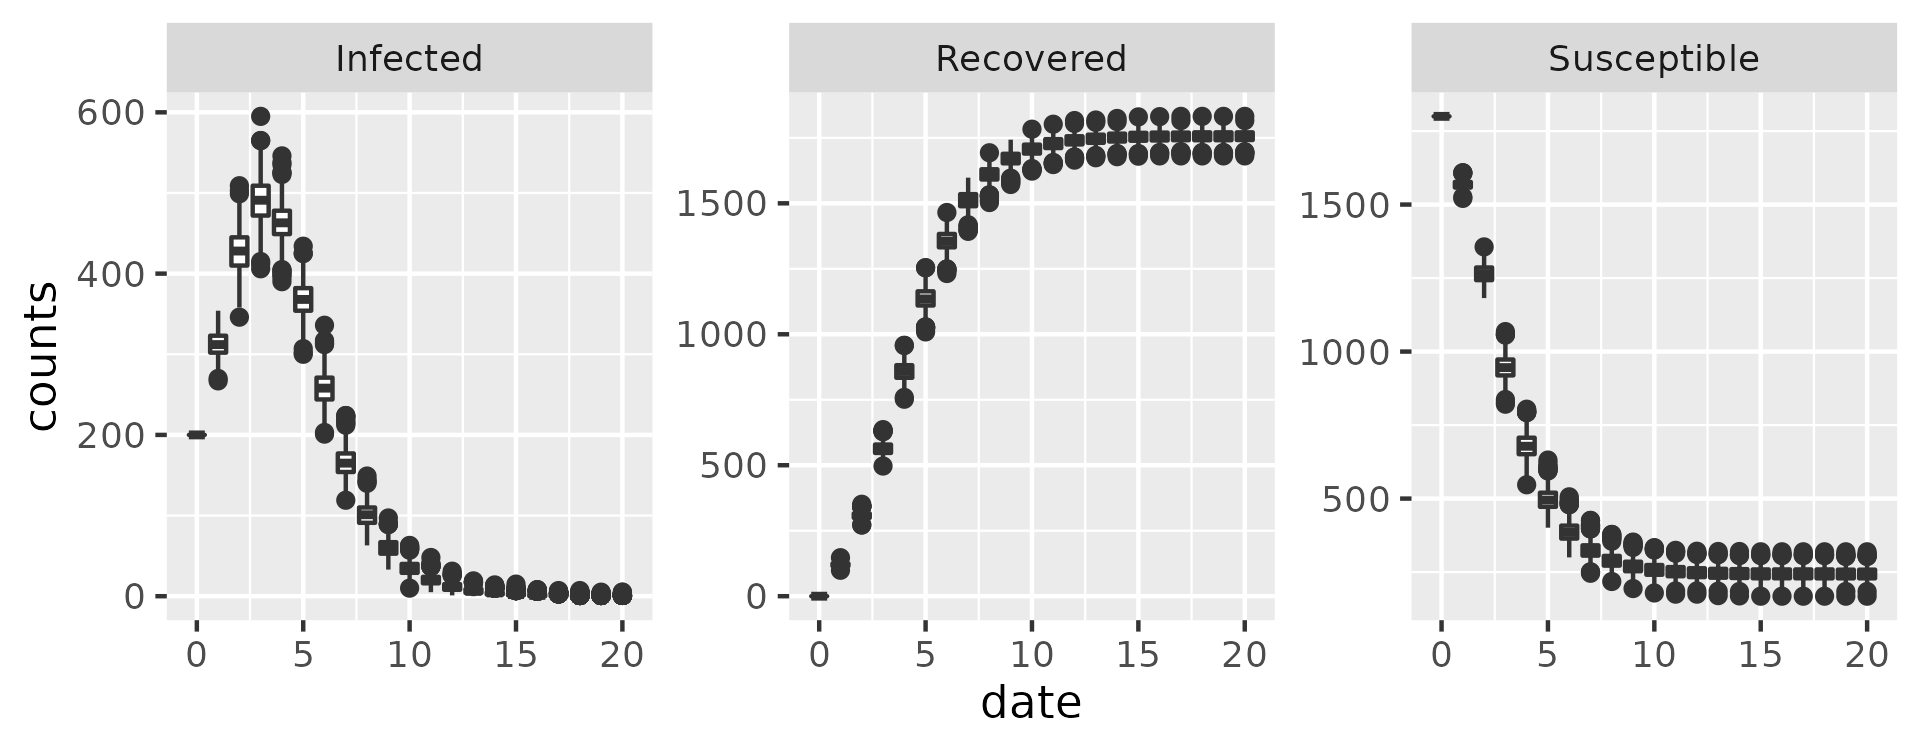

This figure's R source:
library(keras)
source("calibration/dataprep.R")

# https://tensorflow.rstudio.com/tutorials/keras/save_and_load.html
saved_model <- load_model_hdf5("sir-keras")

truth <- c(.1, 2, .7, .6)

# Simulating a SIR model
abm <- ModelSIRCONN(
  "mycon",
  prevalence        = truth[1],
  contact_rate      = truth[2],
  prob_transmission = truth[3],
  prob_recovery     = truth[4],
  n                 = 2000
)

set.seed(100)
run(abm, 50)

dat_prep <- prepare_data(abm)

a <- array(dim = c(1, dim(dat_prep)))
a[1,,] <- dat_prep
abm_hist_feat <- a

abm_hist_feat <- array_reshape(
  abm_hist_feat,
  dim = c(1, dim(dat_prep))
  )

obspars <- predict(saved_model, x = abm_hist_feat)
obspars[2] <- qlogis(obspars[2])

res <- data.table(
  Parameter = c("Init. state", "Contact Rate", "P(transmit)", "P(recover)"),
  Predicted = round(obspars[1,], 2),
  Truth     = truth
)

# knitr::kable(res, format = "html")
knitr::kable(res)

plot(abm)

set.seed(123)
abm <- ModelSIRCONN(
  "mycon",
  prevalence        = truth[1],
  contact_rate      = truth[2],
  prob_transmission = truth[3],
  prob_recovery     = truth[4],
  n                 = 2000
)

run_multiple(
  abm, 50, 1000, nthreads = 4,
  saver = make_saver("total_hist", "reproductive")
  )
abm_1000 <- run_multiple_get_results(abm)
ggplotdata <- abm_1000$total_hist[abm_1000$total_hist$date <= 20,]

library(ggplot2)
ggplot(ggplotdata, aes(group = date, y = counts, x = date)) +
  facet_wrap(~state, scales = "free") + 
  geom_boxplot()

ggsave(filename = "calibration/sir-example.png", width = 1280/2, height = 500/2, units = "px", scale = 3)

plot(abm_1000$reproductive)
